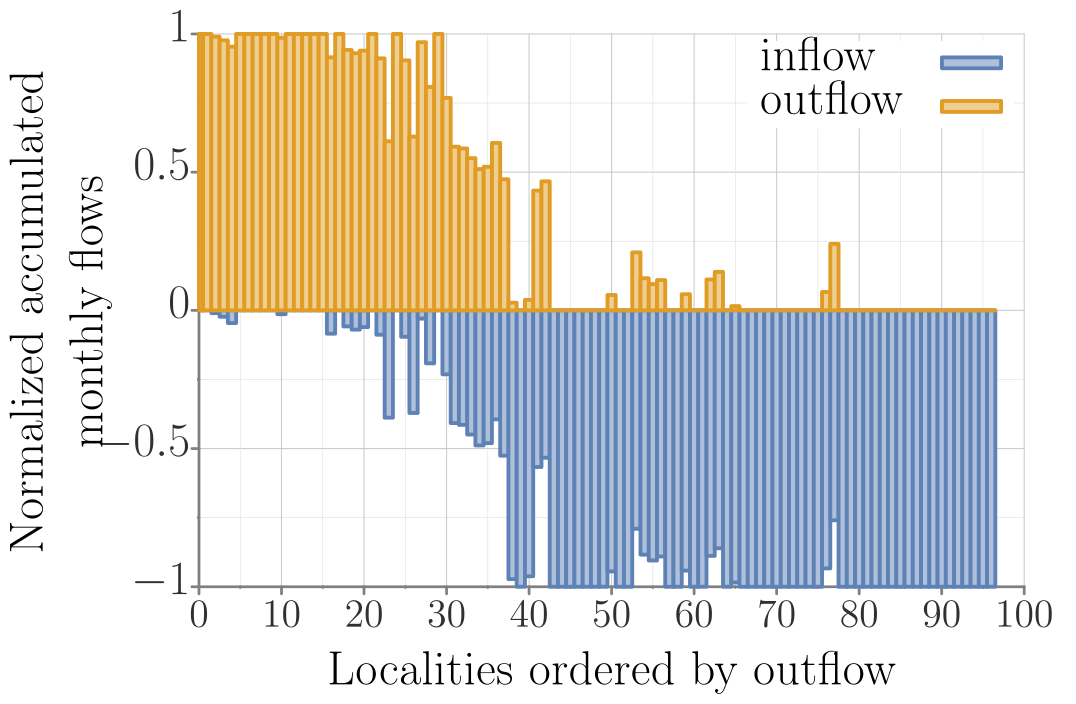

The script that saved this image:
##### terminal
set term tikz standalone size 12.5cm,8.75cm font ",14" gparrows scale 2,2 textscale 2
set datafile separator ','

##### output
set output 'monthly_in_out_flows_precip1_b1_k300.tex'

##### bg: bg color, axes, grid, tics
##### http://www.colourlovers.com/palette/268142/Danger_Mouse
Danger='#F84934'; # red
Shoes='#4D5E5F'; # grey
##### Rand Olson
roBlue='#1F77B4';
roRed='#D62728';
# border
set style line 21 lt 1 lc rgb '#808080' 
set border 3 back ls 21 lw 5
# grid
set style line 22 lt 2 lc rgb '#CCCCCC' lw 2
set style line 23 lt 2 lc rgb '#DDDDDD' lw 1
set grid xtics mxtics ytics mytics back ls 22, ls 23
# tics
set tics textcolor rgb '#303030'
set tics nomirror out scale 1,.1
set mxtics 2
set mytics 2

##### load default linestyles
set style increment user
# taken care of in terminal
do for [i=1:15] { set style line i lt 1 lw 7 }

##### line colors
# mathematica default
DarkBlue= '#5e82b5'
Orange=   '#e09c24'
Green=    '#8fb030'
Red=      '#eb634f'
Purple=   '#8778b3'
Brown=    '#c46e1a'
LightBlue='#5c9ec7'
Yellow=   '#FDBF6F'
MATHEMATICA="#5e82b5 #e09c24 #8fb030 #eb634f #8778b3 #c46e1a #5c9ec7 #FDBF6F"
do for[i=1:8] {set style line i lc rgb word(MATHEMATICA,i)}
####

##### data style
set style data lines

# NOTE: offsets should be a function of font sizes
##### key
set key t l Left spacing 2 width 5 opaque font ",18"

##### tics (note that tics are also set in theme)
set xtics font ",18" offset 0,.2
set ytics font ",18" offset 1.5,0

##### plot
set title font ",18" "" offset -3,.3
set xlabel "Localities ordered by outflow" offset 0,0 font ",18"
set ylabel "\\parbox{7cm}{\\centering Normalized accumulated monthly flows}" offset -2,0 font ",18"


set notitle;        set key t r width 7;        set ytics offset 2,0;        set xtics offset 0,-.5;        set xlabel offset 0,.4;        set ylabel offset -4,0;        set xtics font ",15";

plot "props_flows_precip1_b1_k300.csv" u 4 w boxes fs solid .5 ls 1 t "inflow","props_flows_precip1_b1_k300.csv" u 5 w boxes fs solid .5 ls 2 t "outflow";
